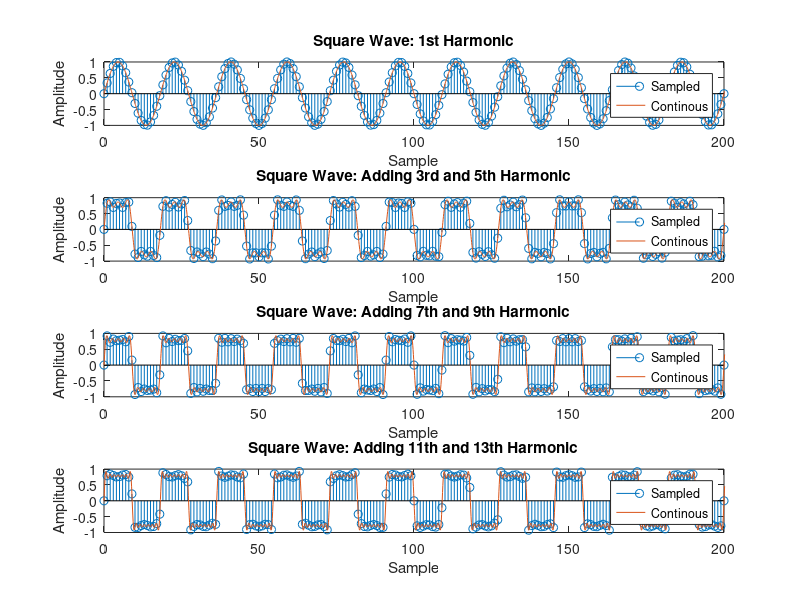

This chart was generated by the following MATLAB code:
close all
clear

%sampling frequency 
Fs = 8000;
%tone frequency 
f0 = 440;
%2 second signal duration,need twice as many samples as Fs
n = 0:Fs*2 - 1;
%vector for approximated square wave
x = 0;

%sampling frequency for "continous" sine wave
Fs_dense = Fs*10;
%2 second signal duration,need twice as many samples as Fs_dense
n_dense = 0:Fs_dense*2 - 1;
%vector for "continous" square wave 
x_dense = 0;

%used for incrementing harmonics and plot number
plot_num = 1;
HARMONIC_FINAL = 13;

%using a for loop to add additional harmonics
for HARMONIC = 1:2:HARMONIC_FINAL
    %adding additional harmonics to sampled sqaure wave 
    x = x + sin(2*pi*HARMONIC*(f0/Fs)*n)/HARMONIC;
    %adding additional harmonics to continous square wave 
    x_dense = x_dense + sin(2*pi*HARMONIC*(f0/Fs_dense)*n_dense)/HARMONIC;
    %only adding harmonic if it odd or smaller than HARMONIC_FINAL = 13
    if HARMONIC == 1 ||HARMONIC == 5 || HARMONIC == 9 || HARMONIC == 13
        subplot(4, 1, plot_num)
        stem(n, x)
        hold on
        plot(n_dense/10, x_dense)
        xlabel('Sample')
        ylabel('Amplitude')
        legend('Sampled', 'Continous')
        xlim([0 200])
        %using if statment for helping put title on graphs
        if HARMONIC == 1
            title('Square Wave: 1st Harmonic')
        elseif HARMONIC == 5 
            title('Square Wave: Adding 3rd and 5th Harmonic')
        elseif HARMONIC == 9 
            title('Square Wave: Adding 7th and 9th Harmonic')
        elseif HARMONIC == 13
            title('Square Wave: Adding 11th and 13th Harmonic')
        end
        plot_num = plot_num + 1;
    end
    %playing each tone for 2 seconds
    sound(x, Fs);
    pause(2);
end


